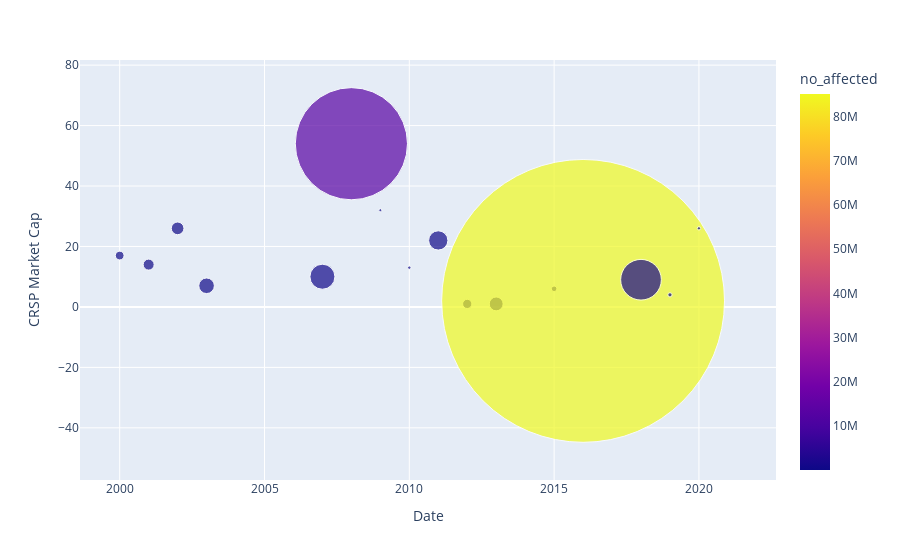

The notebook cell saved with this chart:
### Code cell
fig.show()

### Figure 1 — Plotly figure (JSON) as saved in the notebook; plotly's stock layout.template omitted (floating-point values rounded to 4 significant figures)
{"data": [{"hovertemplate": "<b>%{hovertext}</b><br><br>Date=%{x}<br>CRSP Market Cap=%{y}<br>no_affected=%{marker.color}<extra></extra>", "hovertext": [162, 153, 444, 231, 333, 303, 145, 138, 809, 318, 212, 319, 269, 295, 149, 75], "legendgroup": "", "marker": {"color": [81264, 128833, 171053, 258195, 666470, 13390150, 9750, 12300, 395700, 91409, 205325, 33600, 85110376, 1760509, 18722, 12000], "coloraxis": "coloraxis", "size": [81264, 128833, 171053, 258195, 666470, 13390150, 9750, 12300, 395700, 91409, 205325, 33600, 85110376, 1760509, 18722, 12000], "sizemode": "area", "sizeref": 2128.0, "symbol": "circle"}, "mode": "markers", "name": "", "orientation": "v", "showlegend": false, "type": "scatter", "x": [2000, 2001, 2002, 2003, 2007, 2008, 2009, 2010, 2011, 2012, 2013, 2015, 2016, 2018, 2019, 2020], "xaxis": "x", "y": [17, 14, 26, 7, 10, 54, 32, 13, 22, 1, 1, 6, 2, 9, 4, 26], "yaxis": "y"}], "layout": {"autosize": true, "coloraxis": {"colorbar": {"title": {"text": "no_affected"}}, "colorscale": [[0, "#0d0887"], [0.1111, "#46039f"], [0.2222, "#7201a8"], [0.3333, "#9c179e"], [0.4444, "#bd3786"], [0.5556, "#d8576b"], [0.6667, "#ed7953"], [0.7778, "#fb9f3a"], [0.8889, "#fdca26"], [1, "#f0f921"]]}, "legend": {"itemsizing": "constant", "tracegroupgap": 0}, "margin": {"t": 60}, "xaxis": {"anchor": "y", "autorange": true, "domain": [0, 1], "range": [1999.0, 2021.0], "title": {"text": "Date"}, "type": "linear"}, "yaxis": {"anchor": "x", "autorange": true, "domain": [0, 1], "range": [-153.2, 123.9], "title": {"text": "CRSP Market Cap"}, "type": "linear"}}}
